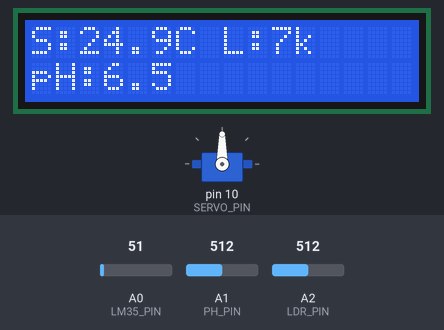
Bench run of a program on a simulated Arduino Uno, built with avr-gcc and run on an emulated ATmega328P. Shown: 16×2 character LCD, servo. The inputs (shaded band) are chosen by the test bench; at power-on: A0 (LM35_PIN) = 51, A1 (PH_PIN) = 512, A2 (LDR_PIN) = 512. What the program prints to the serial monitor is not drawn.

Above: at 3.2 s.
3.3 s: A0 (LM35_PIN) set to 23
At 5.5 s:
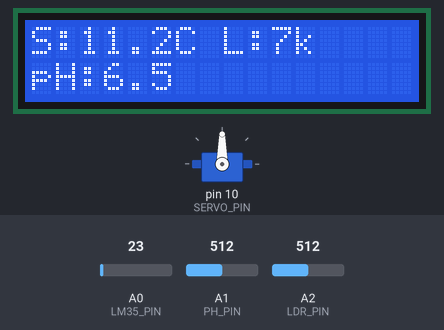
7.1 s: A0 (LM35_PIN) set to 18
At 8.5 s:
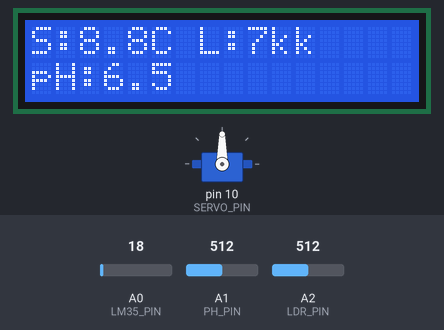
10.9 s: A1 (PH_PIN) set to 716
At 11.5 s:
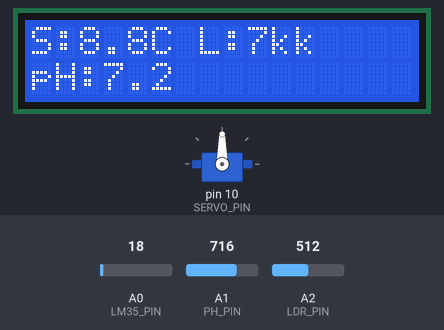
14.7 s: A2 (LDR_PIN) set to 674
At 17.5 s:
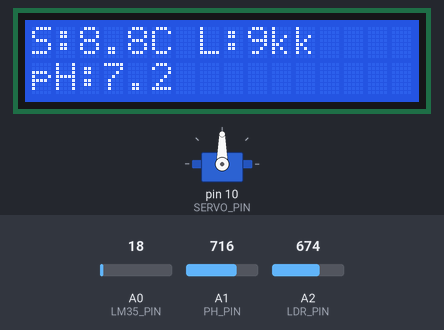
18.6 s: A2 (LDR_PIN) set to 700
At 20.5 s:
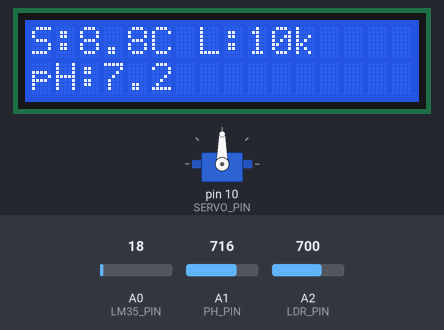
22.4 s: A1 (PH_PIN) set to 900
At 23.5 s:
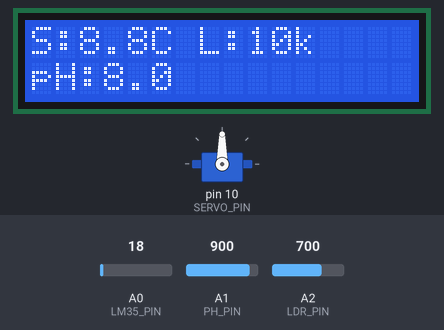
Timing chart, 0 to 25.4 s (numbered marks = the images above; inputs shaded):
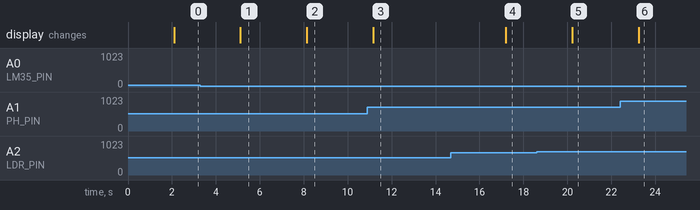

The program:

main.cpp
```cpp
#include <Arduino.h>
#include <LiquidCrystal_I2C.h> // Untuk LCD
#include <Servo.h>

// Inisialisasi LCD (sesuaikan alamat I2C)
LiquidCrystal_I2C lcd(0x27, 16, 2);

// Pin Sensor
#define LM35_PIN A0
#define PIR_PIN 7
#define PH_PIN A1
#define LDR_PIN A2
#define SERVO_PIN 10

Servo myServo;

// Deklarasi fungsi
float bacaSuhu();
int bacaCahaya();
float bacaPH();
void tampilLCD(float suhu, int cahaya, float ph);
void kirimSerial(float suhu, int cahaya, float ph);

void setup()
{
    Serial.begin(9600);

    // Inisialisasi LCD
    lcd.init();
    lcd.backlight();
    lcd.print("AgriBud System");

    // Setup pin servo (meski tidak dipakai, tetap diinit untuk konsistensi)
    myServo.attach(SERVO_PIN);

    delay(2000);
    lcd.clear();
}

void loop()
{
    // Baca sensor
    float suhu = bacaSuhu();
    int cahaya = bacaCahaya();
    float ph = bacaPH();

    // Tampilkan di LCD
    tampilLCD(suhu, cahaya, ph);

    // Kirim data ke Serial (Node.js)
    kirimSerial(suhu, cahaya, ph);

    delay(3000); // Sesuai interval backend
}

// Implementasi fungsi
float bacaSuhu()
{
    return analogRead(LM35_PIN) * 0.48876; // Konversi ke Celsius
}

int bacaCahaya()
{
    return map(analogRead(LDR_PIN), 0, 1023, 0, 15000); // Konversi ke lux
}

float bacaPH()
{
    // Simulasi pH dengan potensiometer
    return map(analogRead(PH_PIN), 0, 1023, 45, 85) / 10.0; // Hasil 4.5 - 8.5
}

void tampilLCD(float suhu, int cahaya, float ph)
{
    lcd.setCursor(0, 0);
    lcd.print("S:");
    lcd.print(suhu, 1); // 1 digit desimal
    lcd.print("C L:");
    lcd.print(cahaya / 1000);
    lcd.print("k");

    lcd.setCursor(0, 1);
    lcd.print("pH:");
    lcd.print(ph, 1); // 1 digit desimal
}

void kirimSerial(float suhu, int cahaya, float ph)
{
    Serial.print("AGRIBUD_DATA:");
    Serial.print(suhu);
    Serial.print(",");
    Serial.print(cahaya);
    Serial.print(",");
    Serial.println(ph); // Gunakan println untuk data terakhir
}
```

Measured:
- the behaviour switches between 21 and 20 on A0 (LM35_PIN) (found by bisection; images 1 and 2)
- the behaviour switches between 681 and 682 on A2 (LDR_PIN) (found by bisection; images 4 and 5)
- after the input at 3.3 s, the display: changes after 1.8 s (image 1)
- after the input at 7.1 s, the display: changes after 1.0 s (image 2)
- after the input at 10.9 s, the display: changes after 0.26 s (image 3)
- after the input at 14.7 s, the display: changes after 2.5 s (image 4)
- after the input at 18.6 s, the display: changes after 1.6 s (image 5)
- after the input at 22.4 s, the display: changes after 0.84 s (image 6)
